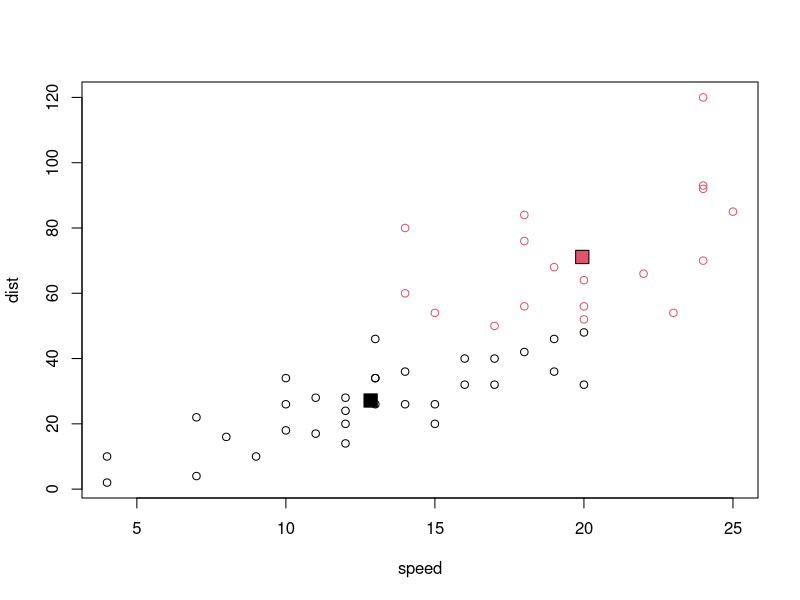

Generate this figure with R:
#!/usr/bin/env Rscript
# Set random seed. Don't remove this line
set.seed(1)

# Group the dataset into two clusters: km_cars
km_cars <- kmeans(cars, 2)

# Add code: color the points in the plot based on the clusters
plot(cars, col = km_cars$cluster)

# Print out the cluster centroids
km_cars$centers

# Replace the ___ part: add the centroids to the plot
points(km_cars$centers, pch = 22, bg = c(1, 2), cex = 2)
